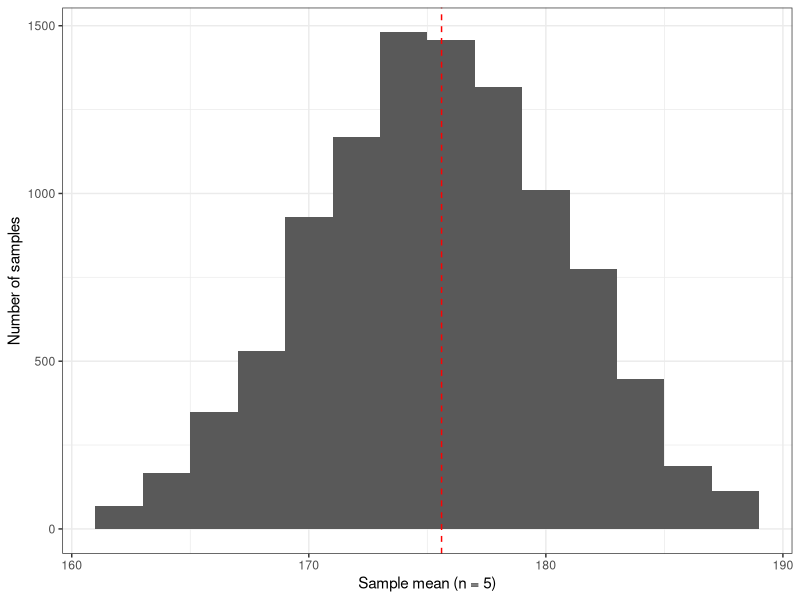

The R source for this figure:
## ---- chunk 1
v1 <- c(175, 182, 150, 187, 165)
## ---- chunk 2
v2 <- rep(NA, 5)               #create vector v2 with NA values
for(i in 1:5) {                #loop over elements in v1 and store in v2
    v2[i] <- v1[i] / 100
}
v2                             #v2 after the for loop
## ---- chunk 3
v2 <- v1 / 100
## ---- chunk 4
n <- 5
for(i in 1:n) {
    #commands to execute for iteration i
}
## ---- chunk 5
v1 <- c(175, 182, 150, 187, 165)
n <- length(v1)
v2 <- rep(NA, n)
for(i in 1:n) {
    v2[i] <- v1[i] / 100
}
v2
## ---- chunk 6
ppl <- data.frame(person = letters[1:5], height_cm = v1)
ppl
## ---- chunk 7
ppl$height_inch <- NA                                     #add variable of NAs
n <- nrow(ppl)                                            #get number of observations to loop over
for(i in 1:n){
    ppl$height_inch[i] <- ppl$height_cm[i] * 0.393701
}
ppl
## ---- chunk 8
v <- c(175, 182, 150, 187, 165, 177, 200, 198, 157, 165)
mean(v)    #population mean
## ---- chunk 9
v <- c(175, 182, 150, 187, 165, 177, 200, 198, 157, 165)
smpl <- sample(v, 5)
mean(smpl)
## ---- chunk 10
n <- 10000
smpl_means <- rep(NA, n)
for(i in 1:n){
    smpl <- sample(v, 5)
    smpl_means[i] <- mean(smpl)
}

mean(smpl_means)
## ---- chunk 11
require(ggplot2)
ggplot(data.frame(smpl_means), aes(x = smpl_means)) +
    geom_histogram(binwidth = 2) +
    geom_vline(xintercept = mean(v), color = "red", linetype = 2) +
    xlab("Sample mean (n = 5)") +
    ylab("Number of samples") +
    theme_bw()
## ---- chunk 12
quantile(smpl_means, probs = c(0.05, 0.95))
## ---- chunk 13
pop <- runif(n = 3144, min = 0, max = 1)
